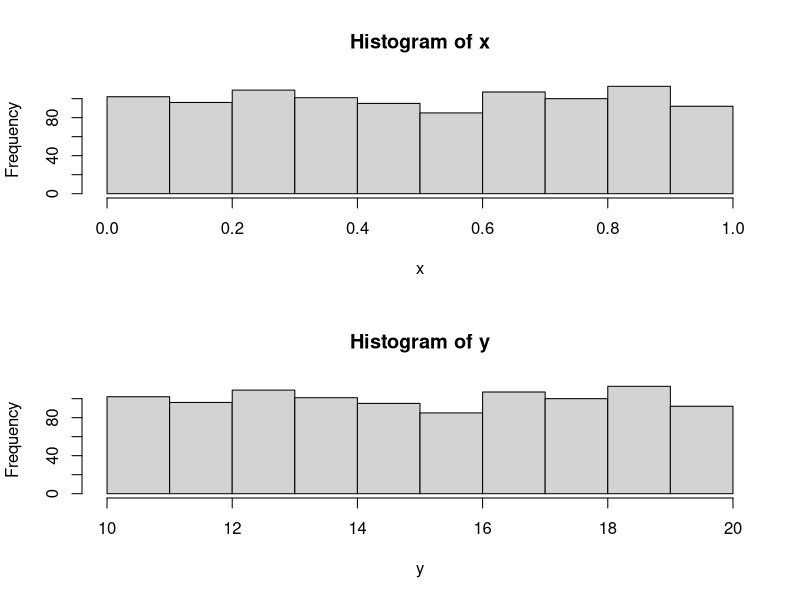
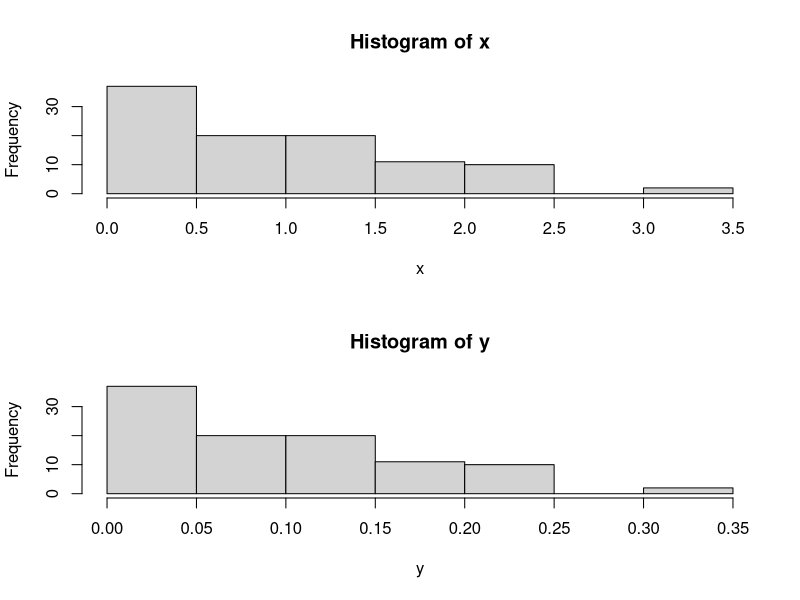
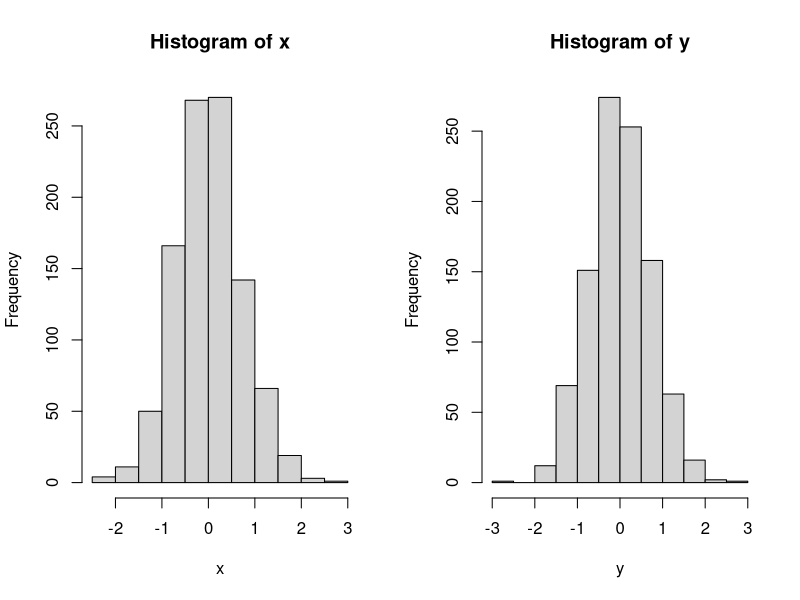
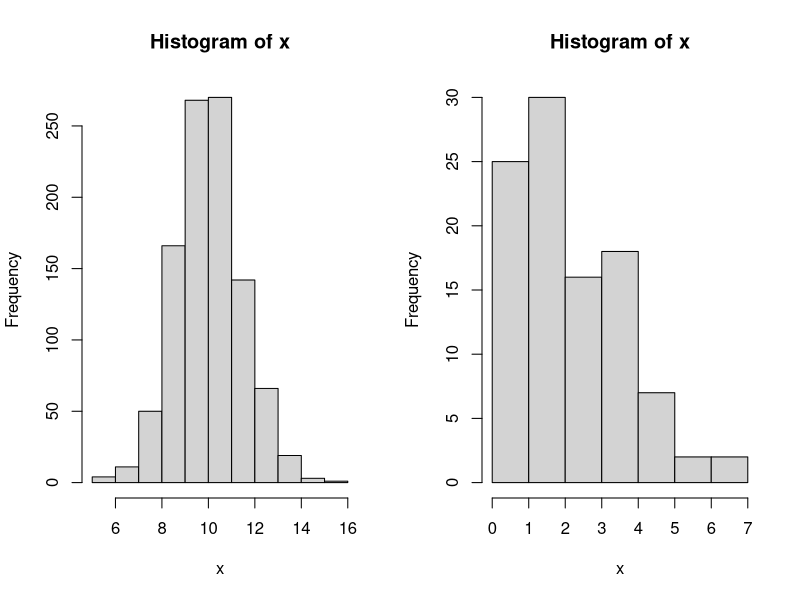

Here is the R script that generated these plots, in order:
## Métodos específicos:

set.seed(123456789)

# Uniforme(a,b)
n <- 1000
x <- runif(n, 0,1)
a <- 10
b <- 20
y <- (b-a)*x+a
par(mfrow=c(2,1))
hist(x)
hist(y)


# gerar dist Exp(lambda)

n <- 100
u <- runif(n)
x <- -log(1-u)
lambda <- 10
y <- (1/lambda)*x
par(mfrow=c(2,1))
hist(x)
hist(y)

rexp_paulo<- function(n=n, lambda=lambda){
  u <- runif(n)
  x <- -log(1-u)
  y <- (1/lambda)*x
  return(y)  
}


## Gerar de uma ditribuição Gamma(n,lambda)

rgama_paulo<- function(n=n, forma=forma, lambda=lambda){
  #n <- 100
  #forma <- 4
  #lambda <- 2
  y <- vector(mode="numeric", length = n)
  for(i in 1:n){
    u <- runif(forma)
    x <- -log(1-u)
    y[i] <- sum((1/lambda)*x)  
  }
  return(y)  
}

## Gerando de uma dist. normal:
## Box-Muller

n<- 1000
u1 <- runif(n)
u2 <- runif(n)

x <- sqrt(-log(u1))*cos(2*pi*u2)
y <- sqrt(-log(u1))*sin(2*pi*u2)
par(mfrow=c(1,2))
hist(x)
hist(y)

mu <-10
sigma <- 2 

x <- (sigma*x)+mu
hist(x)

## Gerando de uma qui-quadrado

n  <- 100
gl <- 2
x  <- vector(mode = "numeric", length = n) 
for(i in 1:n){
  u <- runif(2)
  x[i] <- -log(prod(u))
}
hist(x)











